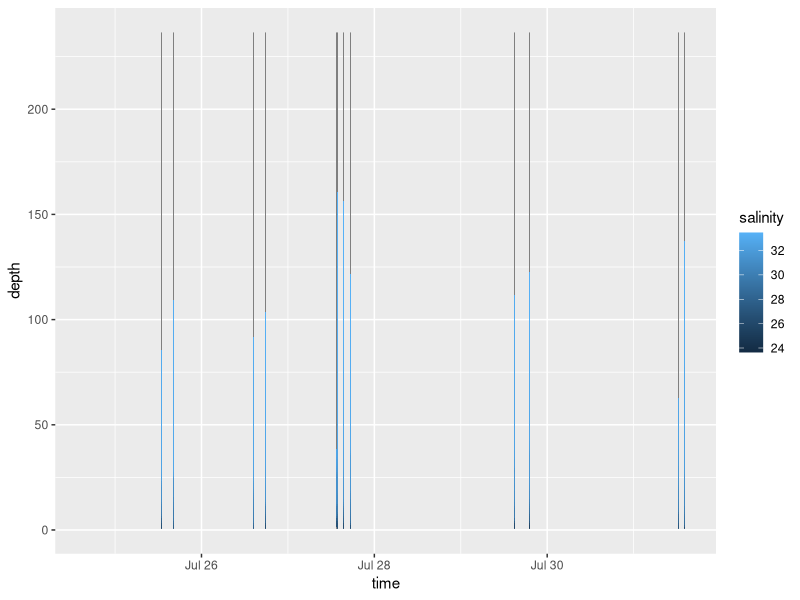
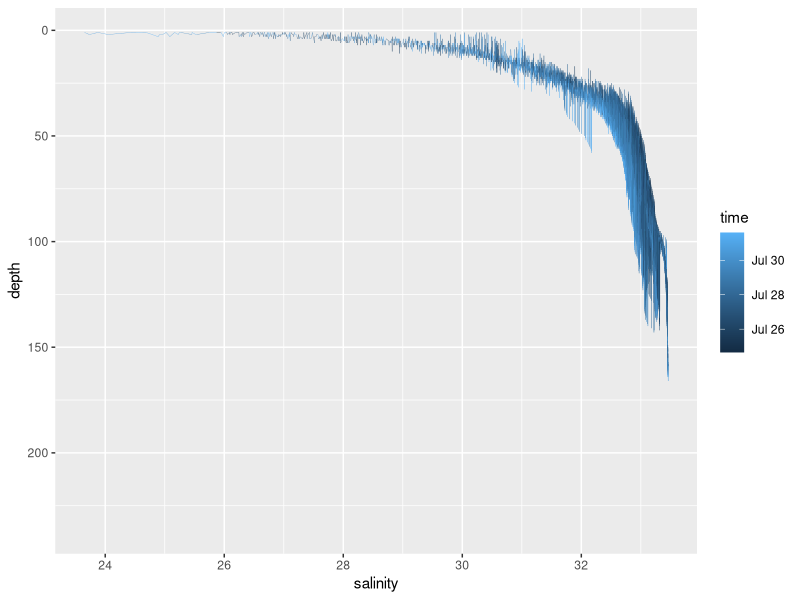

The R script that drew these images, in order:
## ---- chunk 1
knitr::opts_chunk$set(echo = TRUE)
## ---- chunk 2
library(ncdf4)
library(ggplot2)
library(dplyr)
library(tidyr)
## ---- chunk 3
nc <- nc_open("data/WG2013CTD.nc")
## ---- chunk 4
print(nc)
## ---- chunk 5
vars <- attributes(nc$var)$names
vars # this allows you to see what all the variables are
## ---- chunk 6
dims <- attributes(nc$dim)$names
dims
## ---- chunk 7
salinity <- ncvar_get(nc, "sal")
time <- ncvar_get(nc, "time")
depth <-ncvar_get(nc, "z")
## ---- chunk 8
time <- as.POSIXct((time + 719529)*86400, origin = "1970-01-01", tz = "UTC")
## ---- chunk 9
salinity_data <- as.data.frame(salinity)
## ---- chunk 10
names(salinity_data) <- as.character(depth)
## ---- chunk 11
salinity_data_long <- salinity_data %>% 
  mutate(time = time) %>% # adding time column onto the salinity data.frame that was coerced from the matrix
  gather(key = "depth", value = "salinity", -time) %>% #make the dataframe long and don't gather, but rather repopulate time
  mutate(depth = as.numeric(depth)) #coerce depth column to be a number rather than a character

head(salinity_data_long)
## ---- chunk 12
ggplot(salinity_data_long, mapping = aes(x = time, y = depth, fill = salinity)) + geom_raster()
## ---- chunk 13
ggplot(salinity_data_long, mapping = aes(x = salinity, 
                                         y = depth, 
                                         color = time)) + 
  geom_line(size = 0.1) + 
  scale_y_reverse()
